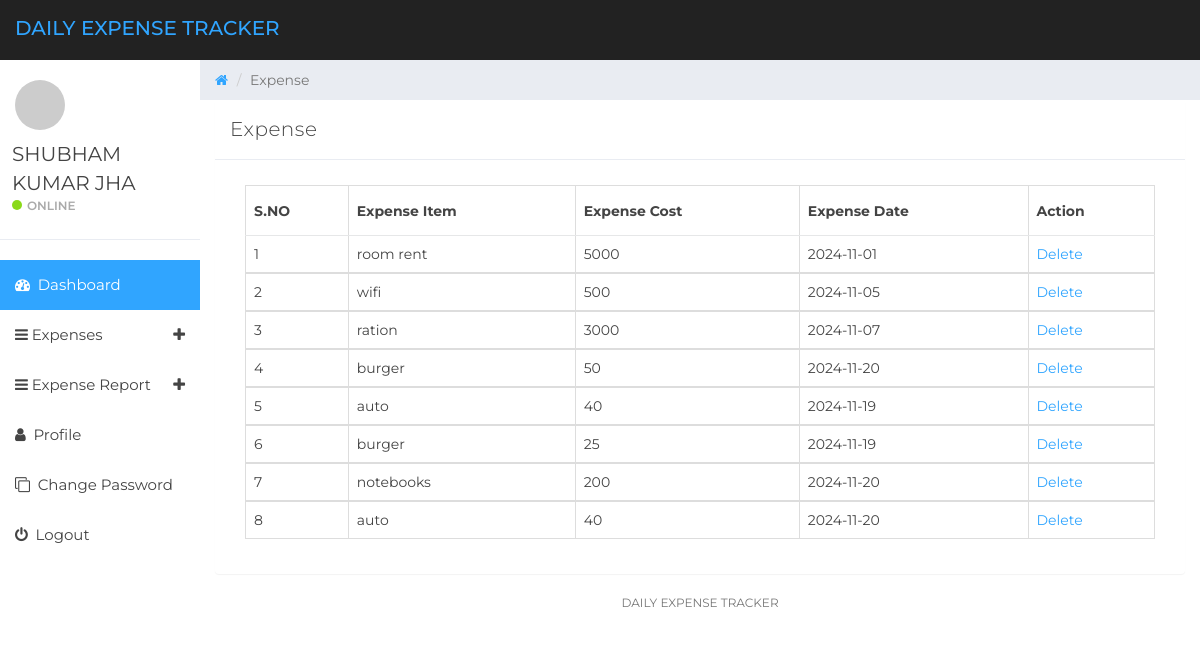
Screenshot of /manage-expense.php (signed in) with the database file from the repository.
### tables this page shows
CREATE TABLE `tbluser` (
  `ID` int(10) NOT NULL,
  `FullName` varchar(150) DEFAULT NULL,
  `Email` varchar(200) DEFAULT NULL,
  `MobileNumber` bigint(10) DEFAULT NULL,
  `Password` varchar(200) DEFAULT NULL,
  `RegDate` timestamp NOT NULL DEFAULT current_timestamp()
);

CREATE TABLE `tblexpense` (
  `ID` int(10) NOT NULL,
  `UserId` int(10) NOT NULL,
  `ExpenseDate` date DEFAULT NULL,
  `ExpenseItem` varchar(200) DEFAULT NULL,
  `ExpenseCost` varchar(200) DEFAULT NULL,
  `NoteDate` timestamp NULL DEFAULT current_timestamp()
);

### manage-expense.php (the view, shortened to what this page needs)
  <?php
if (strlen($_SESSION['detsuid']==0)) {
  header('location:logout.php');
  } else{
?>
<!DOCTYPE html>
<html>
<head>
	<link href="css/bootstrap.min.css" rel="stylesheet">
	<link href="css/font-awesome.min.css" rel="stylesheet">
	<link href="css/datepicker3.css" rel="stylesheet">
	<link href="css/styles.css" rel="stylesheet">
</head>
<body>
	<?php include_once('includes/header.php');?>
	<?php include_once('includes/sidebar.php');?>
	<div class="col-sm-9 col-sm-offset-3 col-lg-10 col-lg-offset-2 main">
		<div class="row">
			<ol class="breadcrumb">
				<li><a href="#">
					<em class="fa fa-home"></em>
				</a></li>
				<li class="active">Expense</li>
			</ol>
		</div>
		<div class="row">
			<div class="col-lg-12">
				<div class="panel panel-default">
					<div class="panel-heading">Expense</div>
					<div class="panel-body">
						<div class="col-md-12">
							<div class="table-responsive">
            <table class="table table-bordered mg-b-0">
              <thead>
                <tr>
                  <th>S.NO</th>
                  <th>Expense Item</th>
                  <th>Expense Cost</th>
                  <th>Expense Date</th>
                  <th>Action</th>
                </tr>
              </thead>
              <?php
              $userid=$_SESSION['detsuid'];
$ret=mysqli_query($con,"select * from tblexpense where UserId='$userid'");
$cnt=1;
while ($row=mysqli_fetch_array($ret)) {
?>
              <tbody>
                <tr>
                  <td><?php echo $cnt;?></td>
                  <td><?php  echo $row['ExpenseItem'];?></td>
                  <td><?php  echo $row['ExpenseCost'];?></td>
                  <td><?php  echo $row['ExpenseDate'];?></td>
                  <td><a href="manage-expense.php?delid=<?php echo $row['ID'];?>">Delete</a>
                </tr>
                <?php
$cnt=$cnt+1;
}?>
              </tbody>
            </table>
          </div>
						</div>
					</div>
				</div>
			</div>
			<?php include_once('includes/footer.php');?>
		</div>
	</div>
</body>
</html>
<?php }  ?>

### includes/header.php (shortened to what this page needs)
<nav class="navbar navbar-custom navbar-fixed-top" role="navigation">
        <div class="container-fluid">
            <div class="navbar-header">
                <a class="navbar-brand" href="dashboard.php"><span>Daily Expense Tracker</span></a>
            </div>
        </div>
    </nav>

### includes/sidebar.php (shortened to what this page needs)
<?php
include('includes/dbconnection.php');
?>
<div id="sidebar-collapse" class="col-sm-3 col-lg-2 sidebar">
        <div class="profile-sidebar">
            <div class="profile-userpic">
                <img src="http://placehold.it/50/30a5ff/fff" class="img-responsive" alt="">
            </div>
            <div class="profile-usertitle">
                <?php
$uid=$_SESSION['detsuid'];
$ret=mysqli_query($con,"select FullName from tbluser where ID='$uid'");
$row=mysqli_fetch_array($ret);
$name=$row['FullName'];
?>
                <div class="profile-usertitle-name"><?php echo $name; ?></div>
                <div class="profile-usertitle-status"><span class="indicator label-success"></span>Online</div>
            </div>
        </div>
        <ul class="nav menu">
            <li class="active"><a href="dashboard.php"><em class="fa fa-dashboard">&nbsp;</em> Dashboard</a></li>
            <li class="parent "><a data-toggle="collapse" href="#sub-item-1">
                <em class="fa fa-navicon">&nbsp;</em>Expenses <span data-toggle="collapse" href="#sub-item-1" class="icon pull-right"><em class="fa fa-plus"></em></span>
                </a>
            </li>
  <li class="parent "><a data-toggle="collapse" href="#sub-item-2">
                <em class="fa fa-navicon">&nbsp;</em>Expense Report <span data-toggle="collapse" href="#sub-item-1" class="icon pull-right"><em class="fa fa-plus"></em></span>
                </a>
            </li>
            <li><a href="user-profile.php"><em class="fa fa-user">&nbsp;</em> Profile</a></li>
             <li><a href="change-password.php"><em class="fa fa-clone">&nbsp;</em> Change Password</a></li>
<li><a href="logout.php"><em class="fa fa-power-off">&nbsp;</em> Logout</a></li>
        </ul>
    </div>

### includes/footer.php
<div class="col-sm-12">
				<p class="back-link">Daily Expense Tracker</p>
			</div>

### css/styles.css (style rules this page uses)
body { background: white; padding-top: 60px; font-size: 14px; color: #444444; font-family: "Montserrat", "Helvetica Neue", Helvetica, Arial, sans-serif; }
p { color: #777; }
a, a:hover, a:focus { color: #30a5ff; }
.navbar-custom { background: #222; height: 60px; }
.navbar-header .navbar-brand { color: #fff; font-size: 20px; text-transform: uppercase; font-weight: 500; height: 60px; padding-top: 18px; }
.navbar-header .navbar-brand span { color: #30a5ff; }
.label-success { background-color: #8ad919; }
.panel { border: 0; }
.panel-heading { font-size: 20px; font-weight: 300; letter-spacing: 0.025em; height: 60px; line-height: 38px; }
.panel-default .panel-heading { background: #fff; border-bottom: 1px solid #e9ecf2; color: #444444; }
.navbar { border: 0; }
.sidebar { display: block; padding: 0; display: none; box-shadow: none; background: #fff; }
.sidebar ul { margin: 20px 0px; }
@media (min-width: 768px) { .sidebar { display: block; position: fixed; top: 60px; bottom: 0; left: 0; z-index: 1000; display: block; margin: 0; padding: 0; overflow-x: hidden; overflow-y: auto; } }
@media (min-width: 768px) { .navbar-header { width: 100%; } }
.sidebar ul.nav .active a, .sidebar ul.nav li.parent a.active, .sidebar ul.nav .active > a:hover, .sidebar ul.nav li.parent a.active:hover, .sidebar ul.nav .active > a:focus, .sidebar ul.nav li.parent a.active:focus { color: #fff; background-color: #30a5ff; }
.sidebar ul.nav li a { height: 50px; font-size: 15px; line-height: 2em; color: #444444; }
.profile-sidebar { padding: 10px 0; border-bottom: 1px solid #e9ecf2; }
.indicator { width: 10px; height: 10px; display: inline-block; border-radius: 9999px; margin-right: 5px; }
.profile-userpic img { float: left; margin: 10px 0px 0px 15px; width: 50px; height: 50px; border-radius: 9999px !important; }
.profile-usertitle { float: left; text-align: left; margin: 10px 0 0 12px; }
.profile-usertitle-name { font-size: 20px; margin-bottom: 0px; }
.profile-usertitle-status { text-transform: uppercase; color: #AAA; font-size: 12px; font-weight: 600; margin-bottom: 15px; }
.breadcrumb { border-radius: 0; padding: 10px 15px 10px 15px; background: #e9ecf2; margin: 0; }
.table { background: #fff; }
.table > thead > tr > th { border-bottom: 1px solid #e6e7e8; vertical-align: middle; height: 50px; }
p.back-link { text-align: center; margin-bottom: 20px; font-size: 12px; text-transform: uppercase; }

### rows the page displays
tbluser: FullName "SHUBHAM KUMAR JHA"
tblexpense: ExpenseItem "room rent", ExpenseCost "5000", ExpenseDate "2024-11-01"
tblexpense: ExpenseItem "wifi", ExpenseCost "500", ExpenseDate "2024-11-05"
tblexpense: ExpenseItem "ration", ExpenseCost "3000", ExpenseDate "2024-11-07"
tblexpense: ExpenseItem "burger", ExpenseCost "50", ExpenseDate "2024-11-20"
tblexpense: ExpenseItem "auto", ExpenseCost "40", ExpenseDate "2024-11-19"
tblexpense: ExpenseItem "burger", ExpenseCost "25", ExpenseDate "2024-11-19"
tblexpense: ExpenseItem "notebooks", ExpenseCost "200", ExpenseDate "2024-11-20"
tblexpense: ExpenseItem "auto", ExpenseCost "40", ExpenseDate "2024-11-20"
